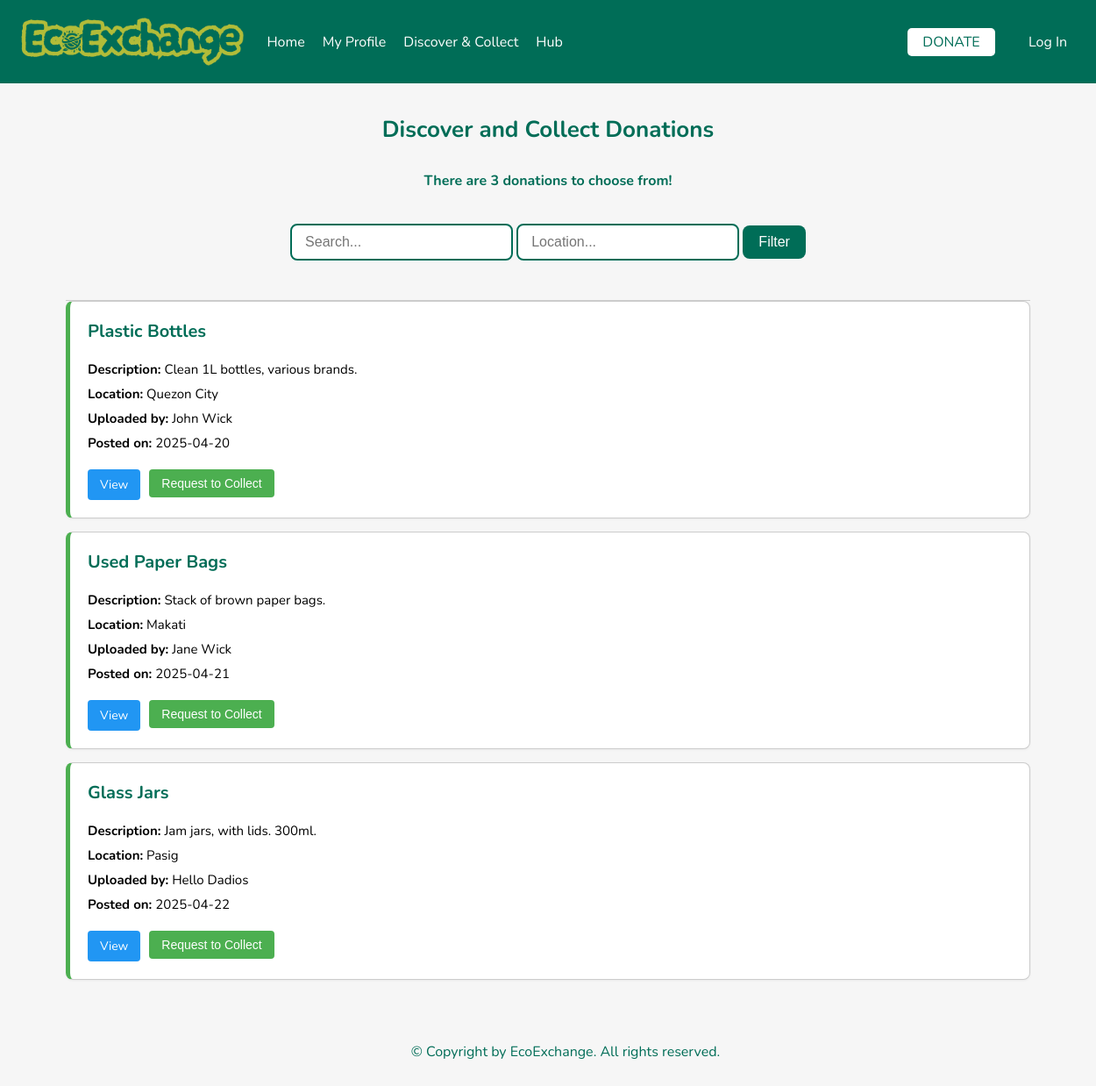
The app's page /discover with its own data.
### models/postings.py (models this page shows)
class Postings(db.Model):
    __tablename__ = 'postings'
    postings_id = db.Column(db.Integer, primary_key=True)
    donor_user_id = db.Column(db.Integer, nullable=False)
    post_title = db.Column(db.String(255), nullable=False)
    quantity = db.Column(db.Integer, nullable=False)
    pick_up_location = db.Column(db.String(255), nullable=False)
    description = db.Column(db.Text, nullable=True)
    post_status = db.Column(db.String(50), nullable=False)
    post_date = db.Column(db.Date, nullable=False)
    is_deleted = db.Column(db.Boolean, default=False)

### app.py (the view, shortened to what this page needs)
    @app.route('/discover', methods=['GET'])
    def discover():
        search_query = request.args.get('search', '').lower()  # Search term for title and description
        location = request.args.get('location', '').lower()   # Location filter
        print("Search query:", search_query)
        print("Location:", location)
        conn = get_db_connection()
        cursor = conn.cursor()
        query = """
            SELECT
                p.postings_id,
                p.post_title,
                p.description,
                p.post_date,
                p.pick_up_location,
                u.fname || ' ' || u.lname AS username
            FROM postings p
            JOIN users u ON p.donor_user_id = u.user_id
            WHERE p.post_status = 'New'
                AND p.is_deleted = 0
        """
        filters = []
        if search_query:
            query += " AND (LOWER(p.post_title) LIKE ? OR LOWER(p.description) LIKE ?)"
            filters.extend([f'%{search_query}%', f'%{search_query}%'])
        if location:
            query += " AND LOWER(p.pick_up_location) LIKE ?"
            filters.append(f'%{location}%')
        print("Final SQL query:", query)
        print("Filters:", filters)
        cursor.execute(query, filters)
        posts = cursor.fetchall()
        cursor.execute("""
            SELECT COUNT(*) AS total_postings
            FROM postings
            WHERE post_status = 'New' AND is_deleted = 0
        """)
        total_postings = cursor.fetchone()['total_postings']
        requested_ids = []
        conn.close()
        posts_list = []
        for post in posts:
            posts_list.append({
                'postings_id': post['postings_id'],
                'post_title': post['post_title'],
                'description': post['description'],
                'post_date': post['post_date'],
                'pick_up_location': post['pick_up_location'],
                'username': post['username']
            })
        print("Posts List:", posts_list)
        if request.headers.get('X-Requested-With') == 'XMLHttpRequest':  # AJAX request
            return jsonify({'posts': posts_list})
        else:
            return render_template('discover.html', posts=posts_list, search=search_query, location=location, total_postings=total_postings, requested_ids=requested_ids)

### app.py (called while the page is built)
def get_db_connection():
    conn = sqlite3.connect("instance/ecoexchange.db")
    conn.row_factory = sqlite3.Row
    print("✅ Database connected successfully!")  # Debugging print
    return conn

### templates/discover.html (shortened to what this page needs)
<!DOCTYPE html>
<html lang="en">
    {% include 'head.html' %}
<body>
    {% include 'navbar.html' %}
{% block content %}
<div class="donation-section">
    <div class="sticky-search">
        <h2 class="page-title">Discover and Collect Donations</h2>
        <p class="highlight">There are {{ total_postings }} donations to choose from!</p>
        <br>
        <div class="donation-search">
            <form method="GET" action="{{ url_for('discover') }}" class="filter-form" id="searchForm">
                <input type="text" name="search" placeholder="Search..." value="{{ search }}" class="search-input" id="searchInput">
                <input type="text" name="location" placeholder="Location..." value="{{ location }}" class="location-input" id="locationInput">
                <button type="submit">Filter</button>
            </form>
        </div>
    </div>
    <ul class="donation-list" id="donationList">
        {% if posts and posts|length > 0 %}
            {% for post in posts %}
                <li class="donation-card">
                    <h3>{{ post.post_title }}</h3>
                    <p><strong>Description:</strong> {{ post.description }}</p>
                    <p><strong>Location:</strong> {{ post.pick_up_location }}</p>
                    <p><strong>Uploaded by:</strong> {{ post.username }}</p>
                    <p><strong>Posted on:</strong> {{ post.post_date }}</p>
                    <div class="donation-actions">
                        <a href="{{ url_for('view_donation', post_id=post.postings_id) }}" class="view-btn">View</a>
                        {% if requested_ids and post.postings_id in requested_ids %}
                            <form action="{{ url_for('cancel_request', post_id=post.postings_id) }}" method="POST">
                                <button type="submit" class="cancel-btn">Cancel Request</button>
                            </form>
                        {% else %}
                            <form action="{{ url_for('request_collection', post_id=post.postings_id) }}" method="POST">
                                <button type="submit" class="request-btn">Request to Collect</button>
                            </form>
                        {% endif %}
                    </div>
                </li>
            {% endfor %}
        {% endif %}
    </ul>
</div>
{% include 'footer.html' %}
{% endblock %}
</body>
</html>

### static/styles.css (style rules this page uses)
body { font-family: Arial, sans-serif; margin: 0; padding: 0; text-align: center; padding-bottom: 0px; padding-top: 95px; overflow-x: hidden; height: 100%; min-height: 100vh; display: flex; flex-direction: column; font-family: "Nunito", sans-serif; background-color: #f6f6f6; }
.page-title { margin-top: 0; margin-bottom: 20px; font-size: 24px; font-weight: bold; color: #006d57; text-align: left; width: 100%; }
.highlight { color: #006d57; text-align: center; font-size: 16px; font-weight: bold; }
.donation-section { width: 100%; max-width: 1100px; margin: 0 auto; padding: 20px; }
.donation-section .page-title { text-align: center; margin-bottom: 30px; font-size: 26px; }
.donation-search { margin-bottom: 30px; display: flex; flex-wrap: wrap; gap: 12px; justify-content: center; }
.donation-search input[type="text"], .donation-search select { padding: 10px 15px; font-size: 16px; border: 2px solid #006d57; border-radius: 8px; outline: none; min-width: 220px; }
.donation-search button { background-color: #006d57; color: white; padding: 10px 18px; font-size: 16px; border: none; border-radius: 8px; cursor: pointer; transition: background-color 0.3s ease; }
.donation-list { list-style-type: none; padding: 0; margin: 0; }
.donation-card { background-color: #fff; border: 1px solid #ccc; border-left: 5px solid #4CAF50; border-radius: 10px; padding: 20px; margin-bottom: 20px; box-shadow: 0px 1px 3px rgba(0, 0, 0, 0.05); text-align: left; transition: box-shadow 0.3s ease; }
.donation-card h3 { margin-top: 0; color: #006d57; font-size: 20px; }
.donation-card p { margin: 8px 0; font-size: 15px; }
.request-btn { background-color: #4CAF50; color: white; padding: 8px 14px; border: none; border-radius: 5px; cursor: pointer; margin-top: 10px; transition: background-color 0.3s ease; }
.view-btn { display: inline-block; background-color: #2196F3; color: white; padding: 8px 14px; border: none; border-radius: 4px; text-decoration: none; margin-top: 10px; }
.donation-actions { display: flex; gap: 10px; margin-top: 10px; }
.request-btn, .view-btn { padding: 8px 14px; border: none; border-radius: 4px; cursor: pointer; text-decoration: none; font-size: 14px; }
.request-btn { background-color: #4CAF50; color: white; }
.view-btn { background-color: #2196F3; color: white; }
.donation-card { position: relative; background-color: #fff; border-radius: 8px; padding: 20px; margin-bottom: 15px; box-shadow: 0px 1px 3px rgba(0, 0, 0, 0.05); text-align: left; }
.sticky-search { position: sticky; top: 95px; z-index: 10; background-color: #f6f6f6; padding: 15px 0; border-bottom: 1px solid #ccc; }

### records on screen
Postings: post_title "Plastic Bottles", description "Clean 1L bottles, various brands.", pick_up_location "Quezon City", username "John Wick", post_date "2025-04-20"
Postings: post_title "Used Paper Bags", description "Stack of brown paper bags.", pick_up_location "Makati", username "Jane Wick", post_date "2025-04-21"
Postings: post_title "Glass Jars", description "Jam jars, with lids. 300ml.", pick_up_location "Pasig", username "Hello Dadios", post_date "2025-04-22"

### other values on screen
{{ total_postings }} "3"
